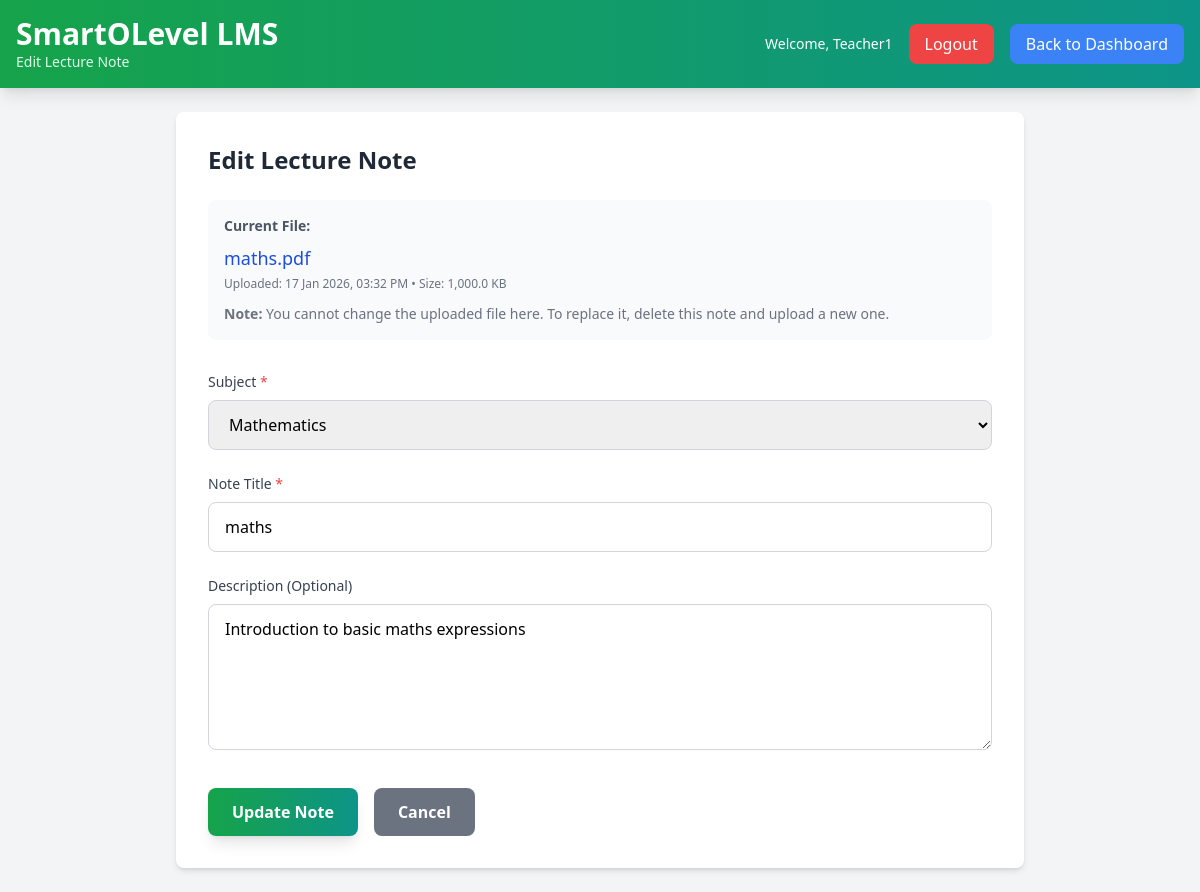
The page /teacher_edit_note.php?id=1 (signed in) on the database its author committed.
### tables this page shows
CREATE TABLE lecture_notes (
    note_id INT AUTO_INCREMENT PRIMARY KEY,
    subject_id INT NOT NULL,
    teacher_id INT NOT NULL,
    title VARCHAR(255) NOT NULL,  
    description TEXT NULL,
    file_path VARCHAR(255) NOT NULL,
    file_type VARCHAR(10) NOT NULL,
    file_size INT NOT NULL,
    uploaded_at TIMESTAMP DEFAULT CURRENT_TIMESTAMP,
    is_active BOOLEAN DEFAULT TRUE,
    download_count INT DEFAULT 0,
    FOREIGN KEY (subject_id) REFERENCES subjects(subject_id) ON DELETE CASCADE,
    FOREIGN KEY (teacher_id) REFERENCES users(user_id) ON DELETE CASCADE
);

CREATE TABLE subjects (
    subject_id INT AUTO_INCREMENT PRIMARY KEY,
    subject_name VARCHAR(255) NOT NULL,
    subject_code VARCHAR(20) NOT NULL UNIQUE,
    grade_level ENUM('10','11') NOT NULL,
    subject_category ENUM('Language', 'Mathematics', 'Science', 'Social Studies', 'Religion', 'Other') NOT NULL,
    description TEXT NULL,
    is_active BOOLEAN DEFAULT TRUE,
    created_at TIMESTAMP DEFAULT CURRENT_TIMESTAMP
);

### teacher_edit_note.php (the view, shortened to what this page needs)
<?php
require_once 'config.php';
$teacher_id = $_SESSION['user_id'];
$teacher_name = $_SESSION['full_name'];
$note_id = intval($_GET['id'] ?? 0);
$query = "SELECT ln.*, s.subject_name
          FROM lecture_notes ln
          INNER JOIN subjects s ON ln.subject_id = s.subject_id
          WHERE ln.note_id = ? AND ln.teacher_id = ? AND ln.is_active = 1";
$stmt = $conn->prepare($query);
$stmt->bind_param("ii", $note_id, $teacher_id);
$stmt->execute();
$result = $stmt->get_result();
$note = $result->fetch_assoc();
$subjects_query = "SELECT s.subject_id, s.subject_name
                   FROM subjects s
                   INNER JOIN teacher_subjects ts ON s.subject_id = ts.subject_id
                   WHERE ts.teacher_id = ?
                   ORDER BY s.subject_name";
$stmt = $conn->prepare($subjects_query);
$stmt->bind_param("i", $teacher_id);
$stmt->execute();
$teacher_subjects = $stmt->get_result();
?>
<!DOCTYPE html>
<html lang="en">
<head>
    <script src="https://cdn.tailwindcss.com"></script>
</head>
<body class="bg-gray-100 min-h-screen">
    <header class="bg-gradient-to-r from-green-600 to-teal-600 text-white p-4 shadow-lg">
        <div class="max-w-7xl mx-auto flex justify-between items-center">
            <div>
                <h1 class="text-3xl font-bold">SmartOLevel LMS</h1>
                <p class="text-sm text-green-100">Edit Lecture Note</p>
            </div>
            <div class="flex items-center gap-4">
                <span class="text-sm">Welcome, <?php echo htmlspecialchars($teacher_name); ?></span>
                <a href="logout.php" class="px-4 py-2 bg-red-500 text-white rounded-lg hover:bg-red-600 transition">Logout</a>
                <a href="teacher_dashboard.php" class="px-4 py-2 bg-blue-500 text-white rounded-lg hover:bg-blue-600 transition">Back to Dashboard</a>
            </div>
        </div>
    </header>
    <div class="max-w-4xl mx-auto p-6">
        <div class="bg-white rounded-lg shadow-md p-8">
            <h2 class="text-2xl font-bold text-gray-800 mb-6">Edit Lecture Note</h2>
            <div class="mb-8 p-4 bg-gray-50 rounded-lg">
                <p class="text-sm text-gray-600 mb-2"><strong>Current File:</strong></p>
                <p class="text-lg font-medium text-blue-700">
                    <?php echo htmlspecialchars(basename($note['file_path'])); ?>
                </p>
                <p class="text-xs text-gray-500 mt-1">
                    Uploaded: <?php echo date('d M Y, h:i A', strtotime($note['uploaded_at'])); ?>
                    • Size: <?php echo number_format($note['file_size'] / 1024, 1); ?> KB
                </p>
                <p class="text-sm text-gray-500 mt-3">
                    <strong>Note:</strong> You cannot change the uploaded file here. To replace it, delete this note and upload a new one.
                </p>
            </div>
            <form method="POST">
                <div class="mb-6">
                    <label for="subject_id" class="block text-sm font-medium text-gray-700 mb-2">
                        Subject <span class="text-red-500">*</span>
                    </label>
                    <select id="subject_id" name="subject_id" required
                            class="w-full px-4 py-3 border border-gray-300 rounded-lg focus:outline-none focus:ring-2 focus:ring-green-500">
                        <?php
                        $teacher_subjects->data_seek(0);
                        while ($subject = $teacher_subjects->fetch_assoc()):
                        ?>
                            <option value="<?php echo $subject['subject_id']; ?>"
                                    <?php echo ($subject['subject_id'] == $note['subject_id']) ? 'selected' : ''; ?>>
                                <?php echo htmlspecialchars($subject['subject_name']); ?>
                            </option>
                        <?php endwhile; ?>
                    </select>
                </div>
                <div class="mb-6">
                    <label for="title" class="block text-sm font-medium text-gray-700 mb-2">
                        Note Title <span class="text-red-500">*</span>
                    </label>
                    <input type="text" id="title" name="title" required
                           value="<?php echo htmlspecialchars($note['title']); ?>"
                           class="w-full px-4 py-3 border border-gray-300 rounded-lg focus:outline-none focus:ring-2 focus:ring-green-500"
                           placeholder="e.g., Chapter 5 - Photosynthesis">
                </div>
                <div class="mb-8">
                    <label for="description" class="block text-sm font-medium text-gray-700 mb-2">
                        Description (Optional)
                    </label>
                    <textarea id="description" name="description" rows="5"
                              class="w-full px-4 py-3 border border-gray-300 rounded-lg focus:outline-none focus:ring-2 focus:ring-green-500"
                              placeholder="Brief description of this note..."><?php echo htmlspecialchars($note['description'] ?? ''); ?></textarea>
                </div>
                <div class="flex gap-4">
                    <button type="submit"
                            class="px-6 py-3 bg-gradient-to-r from-green-600 to-teal-600 text-white font-semibold rounded-lg shadow-lg hover:from-green-700 hover:to-teal-700 transition">
                        Update Note
                    </button>
                    <a href="teacher_manage_content.php"
                       class="px-6 py-3 bg-gray-500 text-white font-semibold rounded-lg hover:bg-gray-600 transition">
                        Cancel
                    </a>
                </div>
            </form>
        </div>
    </div>
</body>
</html>

### rows shown on the page
lecture_notes: file_path "maths.pdf", uploaded_at "17 Jan 2026, 03:32 PM", $note['file_size']/1024 "1,000.0", subject_id "Mathematics", title "maths", description "Introduction to basic maths expressions"

### other values the page prints
$teacher_name "Teacher1"
